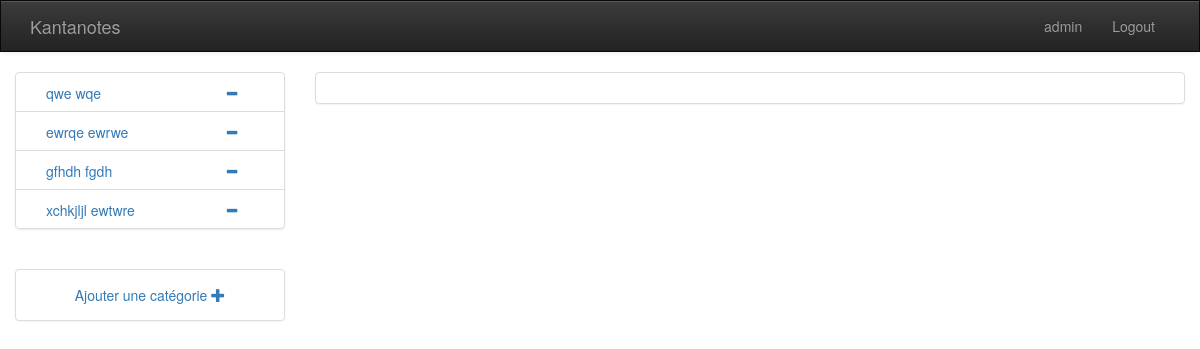
/notes/ (signed in), run on an earlier commit of the app's database.
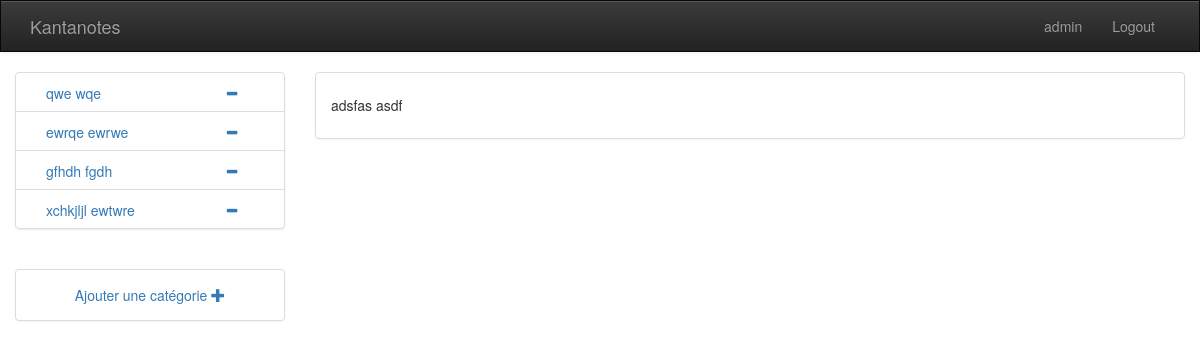
And on a later commit of the database.
### notes/models.py (models this page shows, shortened)
class Categories(models.Model):
    categoryName = models.CharField('category', max_length=255)
    description = models.TextField('description', blank=True)
    userId = models.ForeignKey(User)

class Notes(models.Model):
    title = models.CharField('title', max_length=255)
    description = models.CharField('description', max_length=255, blank=True)
    userId = models.ForeignKey(User)
    categoryId = models.ForeignKey(Categories, verbose_name='category', related_name='notes')

### notes/views.py (the view)
@login_required(login_url='/login/')
def index(request):
    categorieslist = Categories.objects.all()
    noteslist = Notes.objects.all()
    context = {'categorieslist': categorieslist,'noteslist':noteslist}
    return render(request, 'notes/notes.html', context)

### notes/templates/notes/notes.html
{% extends "notes/base.html" %}
{% block content %}
	{% for notes in noteslist %}
		<h5> {{ notes.title }}  {{ notes.description }} </h5>
	{% endfor %}
{% endblock %}

### notes/templates/notes/base.html (shortened to what this page needs)
<!DOCTYPE html>
<html>
<head>
    <link rel="stylesheet" href="https://maxcdn.bootstrapcdn.com/bootstrap/3.3.7/css/bootstrap.min.css">
    <link rel="stylesheet" href="https://maxcdn.bootstrapcdn.com/bootstrap/3.3.7/css/bootstrap-theme.min.css">
</head>
<body>
    <nav class="navbar navbar-default navbar-inverse" style="border-radius: 0px;">
      <div class="container">
            <div class="navbar-header">
                <a class="navbar-brand" href="{% url 'notes:index' %}">Kantanotes</a>
            </div>
            <div class="collapse navbar-collapse" id="bs-example-navbar-collapse-1">
                <ul class="nav navbar-nav navbar-right">
                     <li style="color: white">
                        <a>{{ user.get_username }}</a>
                    </li>
                    <li>
                        <a href="{% url 'logout' %}">Logout</a>
                    </li>
                </ul>
            </div>
        </div>
    </nav>
	<div id="categories" class="col-md-3">
        <div class="list-group">
             {% for cat in categorieslist %}
                <div class="list-group-item" style="height:40px;">
                    <div class="col-md-9">
                      <a type="button"  href="{% url 'notes:displayNotes' cat.id %}" >{{  cat.categoryName}}  {{ cat.description }}</a>
                    </div>
                    <div class="col-md-3">
                      <a href="{% url 'notes:deleteCategory' cat.id %}"><span class="glyphicon glyphicon-minus" aria-hidden="true"></span></a>
                    </div>
                </div>
             {% endfor %}
        </div>
        <br>
        <div class="panel panel-default">
            <div class="panel-body">
                <a class="text-center" href="{% url 'notes:addCategory' %}"><div class="text-center"> Ajouter une catégorie <span class="glyphicon glyphicon-plus" aria-hidden="true"></span></div></a>
            </div>
        </div>
	</div>
	<div id="content" class="col-md-9">
        <div class="panel panel-default">
            <div class="panel-body">
            {% if errorMessage %}
                <div class="alert alert-warning">
                    <strong>Warning!</strong> {{ errorMessage }}
                </div>
            {% else %}
            {% block content %}
            {% endblock %}
            {% endif %}
            </div>
        </div>
	</div>
</body>
</html>

What changed in the data, as far as the page shows it:
added Notes: title "adsfas", description "asdf"
